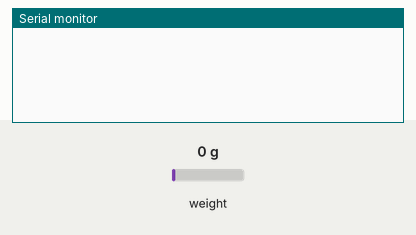
This sketch was run on a simulated ESP8266 (NodeMCU). Shown: the last lines printed to the serial monitor. Inputs (shaded band) come from the test bench; at power-on: weight on the scale 0 g.

Above: at 3.6 s.
3.7 s: weight on the scale set to 100 g
At 5.4 s:
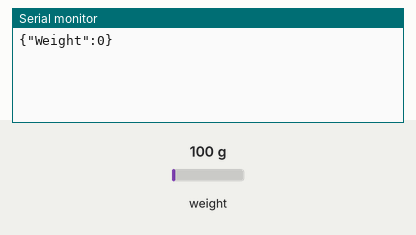
7.9 s: weight on the scale set to 1250 g
At 9.6 s:
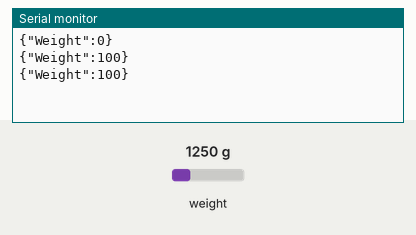
Timing chart, 0 to 11.1 s (numbered marks = the images above; inputs shaded):
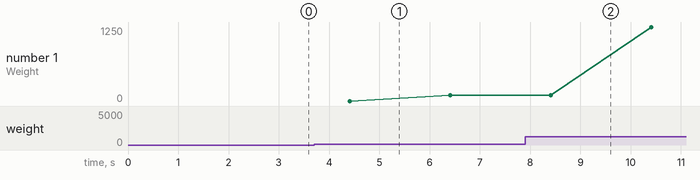

Measured:
- plotted number 1: 100 → 1250 after the input at 7.9 s

The sketch:

Weight_sensor_Json.ino
```cpp
#include <HX711_ADC.h>
#if defined(ESP8266)|| defined(ESP32) || defined(AVR)
#include <EEPROM.h>
#endif

#include <ArduinoJson.h>
StaticJsonDocument<1000> WeightSensor;
//pins:
const int HX711_dout = 4; //mcu > HX711 dout pin
const int HX711_sck = 5; //mcu > HX711 sck pin

//HX711 constructor:
HX711_ADC LoadCell(HX711_dout, HX711_sck);

const int calVal_eepromAdress = 0;
unsigned long t = 0;

void setup() {
  Serial.begin(57600); delay(10);
  //Serial.println();
  //Serial.println("Starting...");

  LoadCell.begin();
  float calibrationValue; // calibration value (see example file "Calibration.ino")
  calibrationValue = 696.0; // uncomment this if you want to set the calibration value in the sketch
#if defined(ESP8266)|| defined(ESP32)
  //EEPROM.begin(512); // uncomment this if you use ESP8266/ESP32 and want to fetch the calibration value from eeprom
#endif
  //EEPROM.get(calVal_eepromAdress, calibrationValue); // uncomment this if you want to fetch the calibration value from eeprom

  unsigned long stabilizingtime = 2000; // preciscion right after power-up can be improved by adding a few seconds of stabilizing time
  boolean _tare = true; //set this to false if you don't want tare to be performed in the next step
  LoadCell.start(stabilizingtime, _tare);
  if (LoadCell.getTareTimeoutFlag()) {
    //Serial.println("Timeout, check MCU>HX711 wiring and pin designations");
    while (1);
  }
  else {
    LoadCell.setCalFactor(calibrationValue); // set calibration value (float)
    //Serial.println("Startup is complete");
  }
}

void loop() {
  static boolean newDataReady = 0;
  const int serialPrintInterval = 0; //increase value to slow down serial print activity

  // check for new data/start next conversion:
  if (LoadCell.update()) newDataReady = true;

  // get smoothed value from the dataset:
  if (newDataReady) {
    if (millis() > t + serialPrintInterval) {
      float i = LoadCell.getData();
      //Serial.print("Load_cell output val: ");
      //Serial.println(i);
      WeightSensor["Weight"] =i;
      newDataReady = 0;
      t = millis();
    }
  }

delay(2000);
serializeJson(WeightSensor, Serial);
    Serial.println();


}
```
